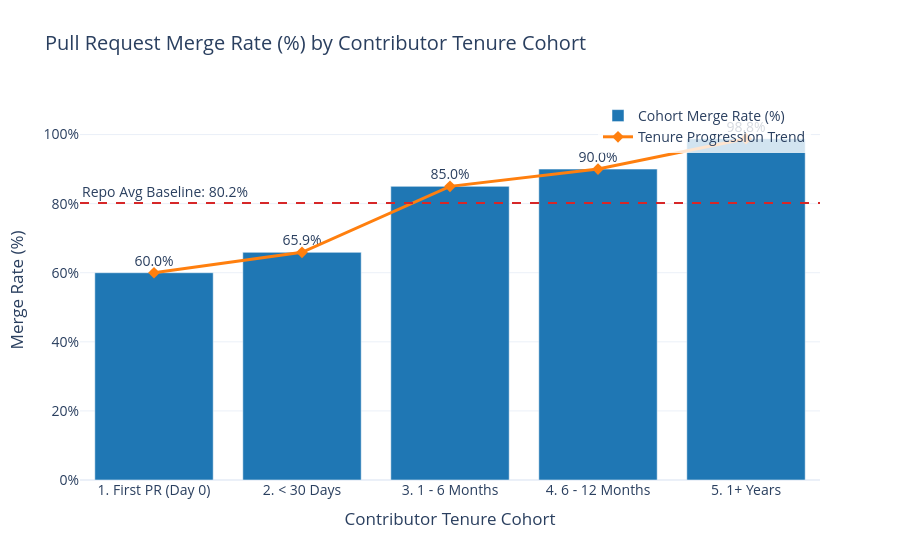

The cell this chart's notebook holds for it:
### Markdown cell above
### 2. PR Merge Rate (%) by Contributor Tenure Cohort vs. Baseline

Visualizes the pull request acceptance percentage (`(merged / submitted) * 100`) across tenure cohorts, contrasted with the repository-wide average baseline.
Highlights onboarding barriers for new contributors versus established community members.

### Code cell
fig_rate = go.Figure()

fig_rate.add_trace(
    go.Bar(
        name="Cohort Merge Rate (%)",
        x=tenure_summary["tenure_cohort"],
        y=tenure_summary["merge_rate_pct"],
        marker_color="#1f77b4",
        text=[f"{v:.1f}%" for v in tenure_summary["merge_rate_pct"]],
        textposition="outside",
        hovertemplate="<b>%{x}</b><br>Merge Rate: %{y:.1f}%<extra></extra>"
    )
)

fig_rate.add_trace(
    go.Scatter(
        name="Tenure Progression Trend",
        x=tenure_summary["tenure_cohort"],
        y=tenure_summary["merge_rate_pct"],
        mode="lines+markers",
        line=dict(color="#ff7f0e", width=3),
        marker=dict(size=9, symbol="diamond"),
        hovertemplate="<b>Trend</b>: %{y:.1f}%<extra></extra>"
    )
)

fig_rate.add_hline(
    y=overall_avg_rate,
    line_dash="dash",
    line_color="#d62728",
    annotation_text=f"Repo Avg Baseline: {overall_avg_rate}%",
    annotation_position="top left"
)

fig_rate.update_layout(
    title="Pull Request Merge Rate (%) by Contributor Tenure Cohort",
    xaxis_title="Contributor Tenure Cohort",
    yaxis_title="Merge Rate (%)",
    font=dict(size=14),
    template="plotly_white",
    yaxis=dict(range=[0, 110], ticksuffix="%"),
    legend=dict(x=0.70, y=1.0, bgcolor="rgba(255, 255, 255, 0.8)")
)

fig_rate.show()

### Figure 1 — Plotly figure (JSON) as saved in the notebook; plotly's stock layout.template omitted (floating-point values rounded to 4 significant figures)
{"data": [{"hovertemplate": "<b>%{x}</b><br>Merge Rate: %{y:.1f}%<extra></extra>", "marker": {"color": "#1f77b4"}, "name": "Cohort Merge Rate (%)", "text": ["60.0%", "65.9%", "85.0%", "90.0%", "98.8%"], "textposition": "outside", "x": ["1. First PR (Day 0)", "2. < 30 Days", "3. 1 - 6 Months", "4. 6 - 12 Months", "5. 1+ Years"], "y": [60.0, 65.9, 85.0, 90.0, 98.8], "type": "bar"}, {"hovertemplate": "<b>Trend</b>: %{y:.1f}%<extra></extra>", "line": {"color": "#ff7f0e", "width": 3}, "marker": {"size": 9, "symbol": "diamond"}, "mode": "lines+markers", "name": "Tenure Progression Trend", "x": ["1. First PR (Day 0)", "2. < 30 Days", "3. 1 - 6 Months", "4. 6 - 12 Months", "5. 1+ Years"], "y": [60.0, 65.9, 85.0, 90.0, 98.8], "type": "scatter"}], "layout": {"shapes": [{"line": {"color": "#d62728", "dash": "dash"}, "type": "line", "x0": 0, "x1": 1, "xref": "x domain", "y0": 80.2, "y1": 80.2, "yref": "y"}], "annotations": [{"showarrow": false, "text": "Repo Avg Baseline: 80.2%", "x": 0, "xanchor": "left", "xref": "x domain", "y": 80.2, "yanchor": "bottom", "yref": "y"}], "font": {"size": 14}, "yaxis": {"title": {"text": "Merge Rate (%)"}, "range": [0, 110], "ticksuffix": "%"}, "legend": {"x": 0.7, "y": 1.0, "bgcolor": "rgba(255, 255, 255, 0.8)"}, "title": {"text": "Pull Request Merge Rate (%) by Contributor Tenure Cohort"}, "xaxis": {"title": {"text": "Contributor Tenure Cohort"}}}}
